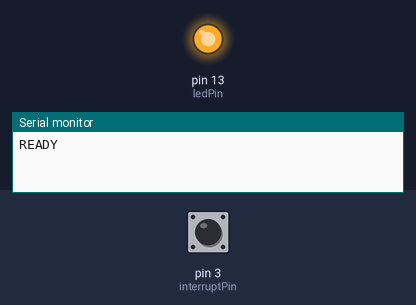
The sketch below on a simulated Arduino Uno, built with avr-gcc and run on an emulated ATmega328P. On the bench: output pins drawn as LEDs (lit = HIGH), the last lines printed to the serial monitor. Inputs (shaded band) come from the test bench; at power-on: pin 3 (interruptPin) HIGH.

Above: at 1.2 s.
1.3 s: pin 3 (interruptPin) pulled LOW for 0.15 s
At 2.5 s:
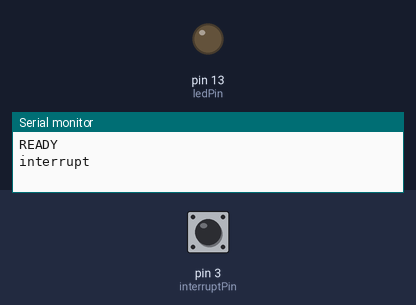
2.9 s: pin 3 (interruptPin) pulled LOW for 1 s
At 3.8 s:
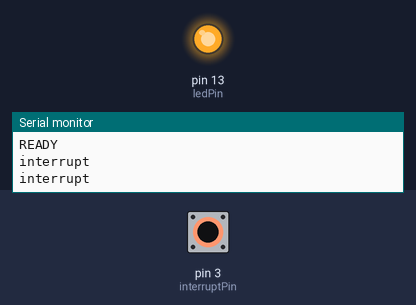
5.4 s: pin 3 (interruptPin) pulled LOW for 3.2 s
At 5.8 s:
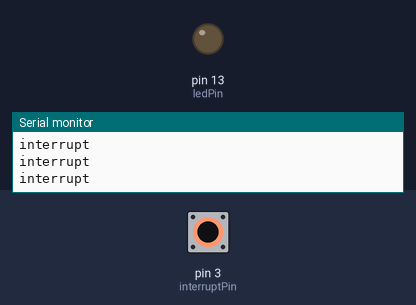
Timing chart, 0 to 8.4 s (numbered marks = the images above; inputs shaded):
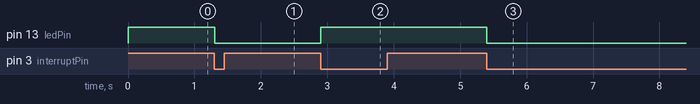

Measured:
- after the input at 1.3 s, pin 13 (ledPin): HIGH → LOW at once
- after the input at 2.9 s, pin 13 (ledPin): LOW → HIGH at once
- after the input at 5.4 s, pin 13 (ledPin): HIGH → LOW at once

The sketch:

Interrupt.ino
```cpp
const byte ledPin = 13;
const byte interruptPin = 3;
volatile byte state = HIGH;

void setup() {
  Serial.begin(115200);
  pinMode(ledPin, OUTPUT);
  pinMode(interruptPin, INPUT_PULLUP);
  attachInterrupt(digitalPinToInterrupt(interruptPin), buttonClick, FALLING);
  Serial.println("READY");
}

void loop() {
  digitalWrite(ledPin, state);
}

void buttonClick() {
  delay(100);
  if(digitalRead(interruptPin) == 0) {
    state = !state;
    Serial.println("interrupt");
  }
}
```
